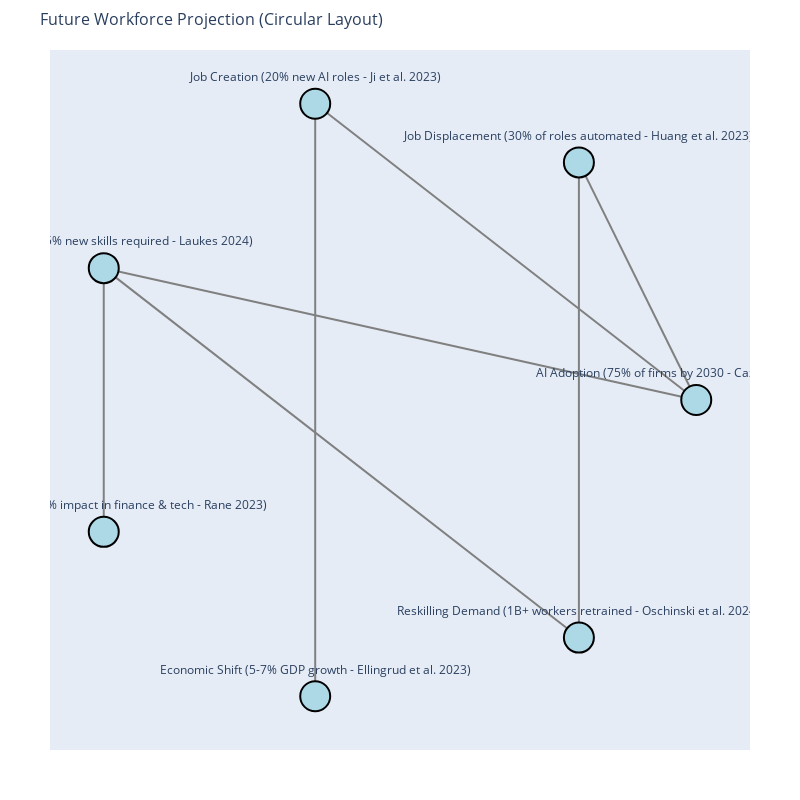
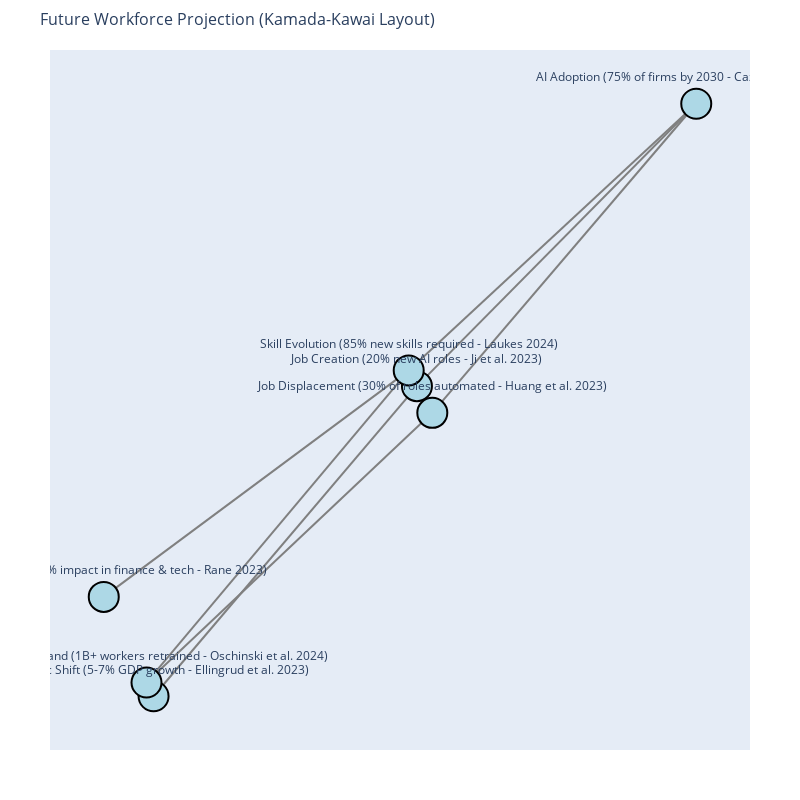
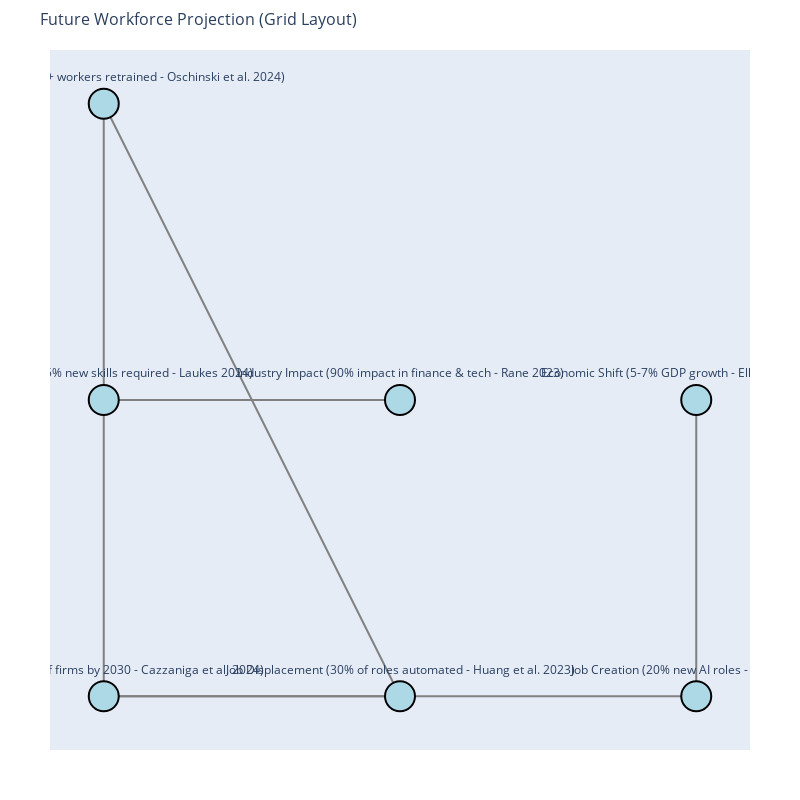

Notebook cell for these charts, in order:
### Code cell
import networkx as nx
import plotly.graph_objects as go

# Define the graph
G = nx.DiGraph()

# Nodes with labels
nodes = {
    "AI Adoption": "AI Adoption\n(75% of firms by 2030 - Cazzaniga et al. 2024)",
    "Job Displacement": "Job Displacement\n(30% of roles automated - Huang et al. 2023)",
    "Job Creation": "Job Creation\n(20% new AI roles - Ji et al. 2023)",
    "Skill Evolution": "Skill Evolution\n(85% new skills required - Laukes 2024)",
    "Industry Impact": "Industry Impact\n(90% impact in finance & tech - Rane 2023)",
    "Economic Shift": "Economic Shift\n(5-7% GDP growth - Ellingrud et al. 2023)",
    "Reskilling Demand": "Reskilling Demand\n(1B+ workers retrained - Oschinski et al. 2024)"
}

# Add nodes
for node in nodes:
    G.add_node(node, label=nodes[node])

# Define edges
edges = [
    ("AI Adoption", "Job Displacement"),
    ("AI Adoption", "Job Creation"),
    ("AI Adoption", "Skill Evolution"),
    ("Skill Evolution", "Reskilling Demand"),
    ("Job Creation", "Economic Shift"),
    ("Job Displacement", "Reskilling Demand"),
    ("Skill Evolution", "Industry Impact")
]
G.add_edges_from(edges)

# Different Layouts
layouts = {
    "Circular": nx.circular_layout(G),
    "Kamada-Kawai": nx.kamada_kawai_layout(G),
    "Grid": {node: (i % 3, i // 3) for i, node in enumerate(G.nodes())}
}

for layout_name, pos in layouts.items():
    edge_traces = []
    for edge in edges:
        x0, y0 = pos[edge[0]]
        x1, y1 = pos[edge[1]]
        edge_traces.append(go.Scatter(
            x=[x0, x1, None], y=[y0, y1, None],
            mode="lines", line=dict(width=2, color="gray"),
            hoverinfo="none"
        ))
    
    node_x, node_y, node_text = [], [], []
    for node in nodes:
        x, y = pos[node]
        node_x.append(x)
        node_y.append(y)
        node_text.append(nodes[node])
    
    node_trace = go.Scatter(
        x=node_x, y=node_y, mode="markers+text",
        text=node_text, textposition="top center",
        marker=dict(size=30, color="lightblue", line=dict(width=2, color="black")),
        hoverinfo="text"
    )
    
    fig = go.Figure(data=edge_traces + [node_trace])
    fig.update_layout(
        title=f"Future Workforce Projection ({layout_name} Layout)",
        title_font_size=16,
        showlegend=False,
        hovermode="closest",
        margin=dict(t=50, b=50, l=50, r=50),
        xaxis=dict(showgrid=False, zeroline=False, showticklabels=False),
        yaxis=dict(showgrid=False, zeroline=False, showticklabels=False),
        width=800, height=800
    )
    
    fig.show()

### Figure 1 — Plotly figure (JSON) as saved in the notebook; plotly's stock layout.template omitted (floating-point values rounded to 4 significant figures)
{"data": [{"hoverinfo": "none", "line": {"color": "gray", "width": 2}, "mode": "lines", "type": "scatter", "x": [1, 0.6235, null], "y": [8.515e-09, 0.7818, null]}, {"hoverinfo": "none", "line": {"color": "gray", "width": 2}, "mode": "lines", "type": "scatter", "x": [1, -0.2225, null], "y": [8.515e-09, 0.9749, null]}, {"hoverinfo": "none", "line": {"color": "gray", "width": 2}, "mode": "lines", "type": "scatter", "x": [1, -0.901, null], "y": [8.515e-09, 0.4339, null]}, {"hoverinfo": "none", "line": {"color": "gray", "width": 2}, "mode": "lines", "type": "scatter", "x": [-0.901, 0.6235, null], "y": [0.4339, -0.7818, null]}, {"hoverinfo": "none", "line": {"color": "gray", "width": 2}, "mode": "lines", "type": "scatter", "x": [-0.2225, -0.2225, null], "y": [0.9749, -0.9749, null]}, {"hoverinfo": "none", "line": {"color": "gray", "width": 2}, "mode": "lines", "type": "scatter", "x": [0.6235, 0.6235, null], "y": [0.7818, -0.7818, null]}, {"hoverinfo": "none", "line": {"color": "gray", "width": 2}, "mode": "lines", "type": "scatter", "x": [-0.901, -0.901, null], "y": [0.4339, -0.4339, null]}, {"hoverinfo": "text", "marker": {"color": "lightblue", "line": {"color": "black", "width": 2}, "size": 30}, "mode": "markers+text", "text": ["AI Adoption\n(75% of firms by 2030 - Cazzaniga et al. 2024)", "Job Displacement\n(30% of roles automated - Huang et al. 2023)", "Job Creation\n(20% new AI roles - Ji et al. 2023)", "Skill Evolution\n(85% new skills required - Laukes 2024)", "Industry Impact\n(90% impact in finance & tech - Rane 2023)", "Economic Shift\n(5-7% GDP growth - Ellingrud et al. 2023)", "Reskilling Demand\n(1B+ workers retrained - Oschinski et al. 2024)"], "textposition": "top center", "type": "scatter", "x": [1, 0.6235, -0.2225, -0.901, -0.901, -0.2225, 0.6235], "y": [8.515e-09, 0.7818, 0.9749, 0.4339, -0.4339, -0.9749, -0.7818]}], "layout": {"height": 800, "hovermode": "closest", "margin": {"b": 50, "l": 50, "r": 50, "t": 50}, "showlegend": false, "title": {"font": {"size": 16}, "text": "Future Workforce Projection (Circular Layout)"}, "width": 800, "xaxis": {"autorange": true, "range": [-1.073, 1.172], "showgrid": false, "showticklabels": false, "type": "linear", "zeroline": false}, "yaxis": {"autorange": true, "range": [-1.152, 1.152], "showgrid": false, "showticklabels": false, "type": "linear", "zeroline": false}}}

### Figure 2 — Plotly figure (JSON) as saved in the notebook; plotly's stock layout.template omitted (floating-point values rounded to 4 significant figures)
{"data": [{"hoverinfo": "none", "line": {"color": "gray", "width": 2}, "mode": "lines", "type": "scatter", "x": [1.0, 0.2656, null], "y": [0.7277, 0.1035, null]}, {"hoverinfo": "none", "line": {"color": "gray", "width": 2}, "mode": "lines", "type": "scatter", "x": [1.0, 0.2228, null], "y": [0.7277, 0.1575, null]}, {"hoverinfo": "none", "line": {"color": "gray", "width": 2}, "mode": "lines", "type": "scatter", "x": [1.0, 0.1999, null], "y": [0.7277, 0.1892, null]}, {"hoverinfo": "none", "line": {"color": "gray", "width": 2}, "mode": "lines", "type": "scatter", "x": [0.1999, -0.5297, null], "y": [0.1892, -0.4411, null]}, {"hoverinfo": "none", "line": {"color": "gray", "width": 2}, "mode": "lines", "type": "scatter", "x": [0.2228, -0.51, null], "y": [0.1575, -0.4687, null]}, {"hoverinfo": "none", "line": {"color": "gray", "width": 2}, "mode": "lines", "type": "scatter", "x": [0.2656, -0.5297, null], "y": [0.1035, -0.4411, null]}, {"hoverinfo": "none", "line": {"color": "gray", "width": 2}, "mode": "lines", "type": "scatter", "x": [0.1999, -0.6486, null], "y": [0.1892, -0.2681, null]}, {"hoverinfo": "text", "marker": {"color": "lightblue", "line": {"color": "black", "width": 2}, "size": 30}, "mode": "markers+text", "text": ["AI Adoption\n(75% of firms by 2030 - Cazzaniga et al. 2024)", "Job Displacement\n(30% of roles automated - Huang et al. 2023)", "Job Creation\n(20% new AI roles - Ji et al. 2023)", "Skill Evolution\n(85% new skills required - Laukes 2024)", "Industry Impact\n(90% impact in finance & tech - Rane 2023)", "Economic Shift\n(5-7% GDP growth - Ellingrud et al. 2023)", "Reskilling Demand\n(1B+ workers retrained - Oschinski et al. 2024)"], "textposition": "top center", "type": "scatter", "x": [1.0, 0.2656, 0.2228, 0.1999, -0.6486, -0.51, -0.5297], "y": [0.7277, 0.1035, 0.1575, 0.1892, -0.2681, -0.4687, -0.4411]}], "layout": {"height": 800, "hovermode": "closest", "margin": {"b": 50, "l": 50, "r": 50, "t": 50}, "showlegend": false, "title": {"font": {"size": 16}, "text": "Future Workforce Projection (Kamada-Kawai Layout)"}, "width": 800, "xaxis": {"autorange": true, "range": [-0.7982, 1.15], "showgrid": false, "showticklabels": false, "type": "linear", "zeroline": false}, "yaxis": {"autorange": true, "range": [-0.5773, 0.8362], "showgrid": false, "showticklabels": false, "type": "linear", "zeroline": false}}}

### Figure 3 — Plotly figure (JSON) as saved in the notebook; plotly's stock layout.template omitted (floating-point values rounded to 4 significant figures)
{"data": [{"hoverinfo": "none", "line": {"color": "gray", "width": 2}, "mode": "lines", "type": "scatter", "x": [0, 1, null], "y": [0, 0, null]}, {"hoverinfo": "none", "line": {"color": "gray", "width": 2}, "mode": "lines", "type": "scatter", "x": [0, 2, null], "y": [0, 0, null]}, {"hoverinfo": "none", "line": {"color": "gray", "width": 2}, "mode": "lines", "type": "scatter", "x": [0, 0, null], "y": [0, 1, null]}, {"hoverinfo": "none", "line": {"color": "gray", "width": 2}, "mode": "lines", "type": "scatter", "x": [0, 0, null], "y": [1, 2, null]}, {"hoverinfo": "none", "line": {"color": "gray", "width": 2}, "mode": "lines", "type": "scatter", "x": [2, 2, null], "y": [0, 1, null]}, {"hoverinfo": "none", "line": {"color": "gray", "width": 2}, "mode": "lines", "type": "scatter", "x": [1, 0, null], "y": [0, 2, null]}, {"hoverinfo": "none", "line": {"color": "gray", "width": 2}, "mode": "lines", "type": "scatter", "x": [0, 1, null], "y": [1, 1, null]}, {"hoverinfo": "text", "marker": {"color": "lightblue", "line": {"color": "black", "width": 2}, "size": 30}, "mode": "markers+text", "text": ["AI Adoption\n(75% of firms by 2030 - Cazzaniga et al. 2024)", "Job Displacement\n(30% of roles automated - Huang et al. 2023)", "Job Creation\n(20% new AI roles - Ji et al. 2023)", "Skill Evolution\n(85% new skills required - Laukes 2024)", "Industry Impact\n(90% impact in finance & tech - Rane 2023)", "Economic Shift\n(5-7% GDP growth - Ellingrud et al. 2023)", "Reskilling Demand\n(1B+ workers retrained - Oschinski et al. 2024)"], "textposition": "top center", "type": "scatter", "x": [0, 1, 2, 0, 1, 2, 0], "y": [0, 0, 0, 1, 1, 1, 2]}], "layout": {"height": 800, "hovermode": "closest", "margin": {"b": 50, "l": 50, "r": 50, "t": 50}, "showlegend": false, "title": {"font": {"size": 16}, "text": "Future Workforce Projection (Grid Layout)"}, "width": 800, "xaxis": {"autorange": true, "range": [-0.1814, 2.181], "showgrid": false, "showticklabels": false, "type": "linear", "zeroline": false}, "yaxis": {"autorange": true, "range": [-0.1814, 2.181], "showgrid": false, "showticklabels": false, "type": "linear", "zeroline": false}}}
